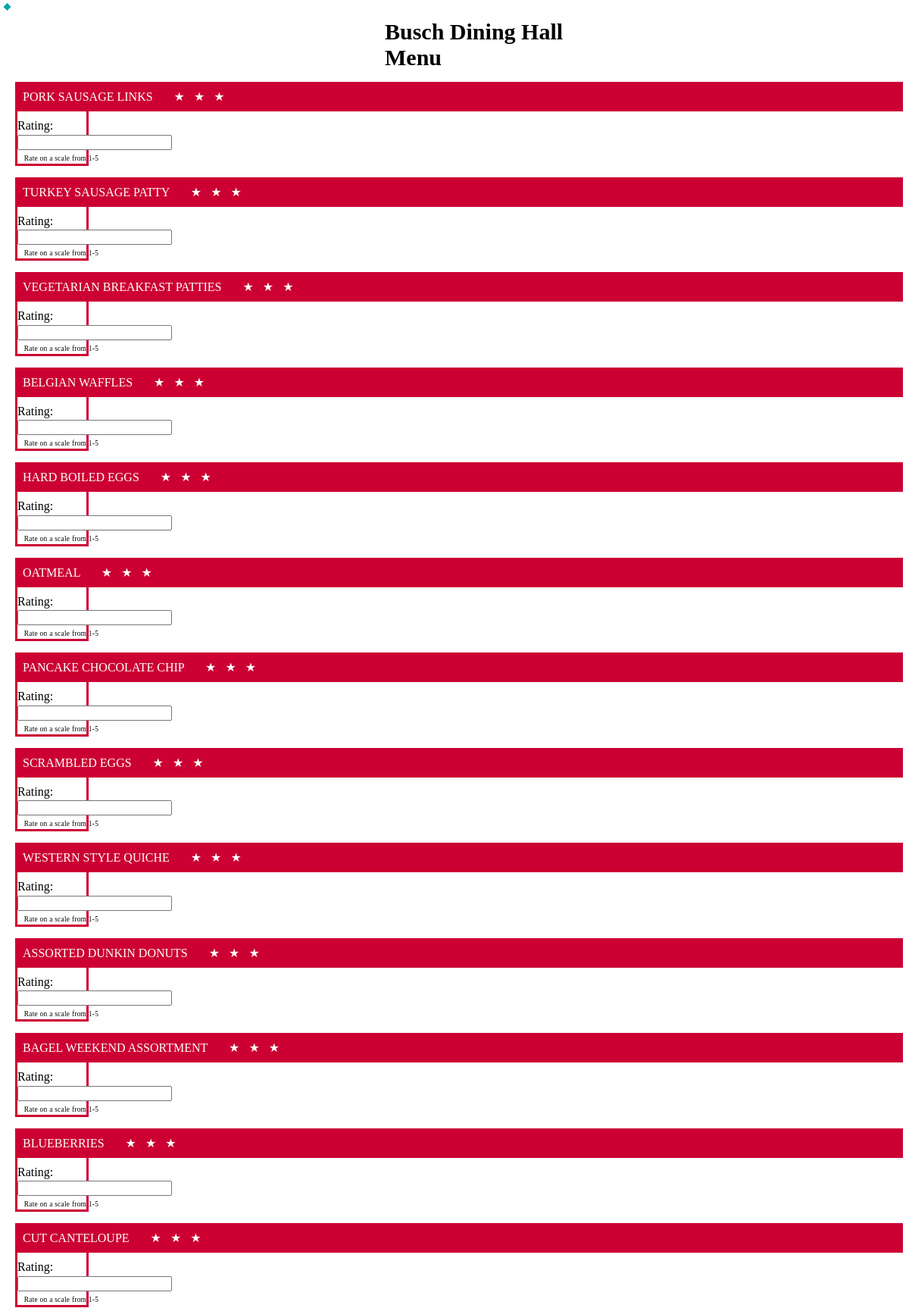
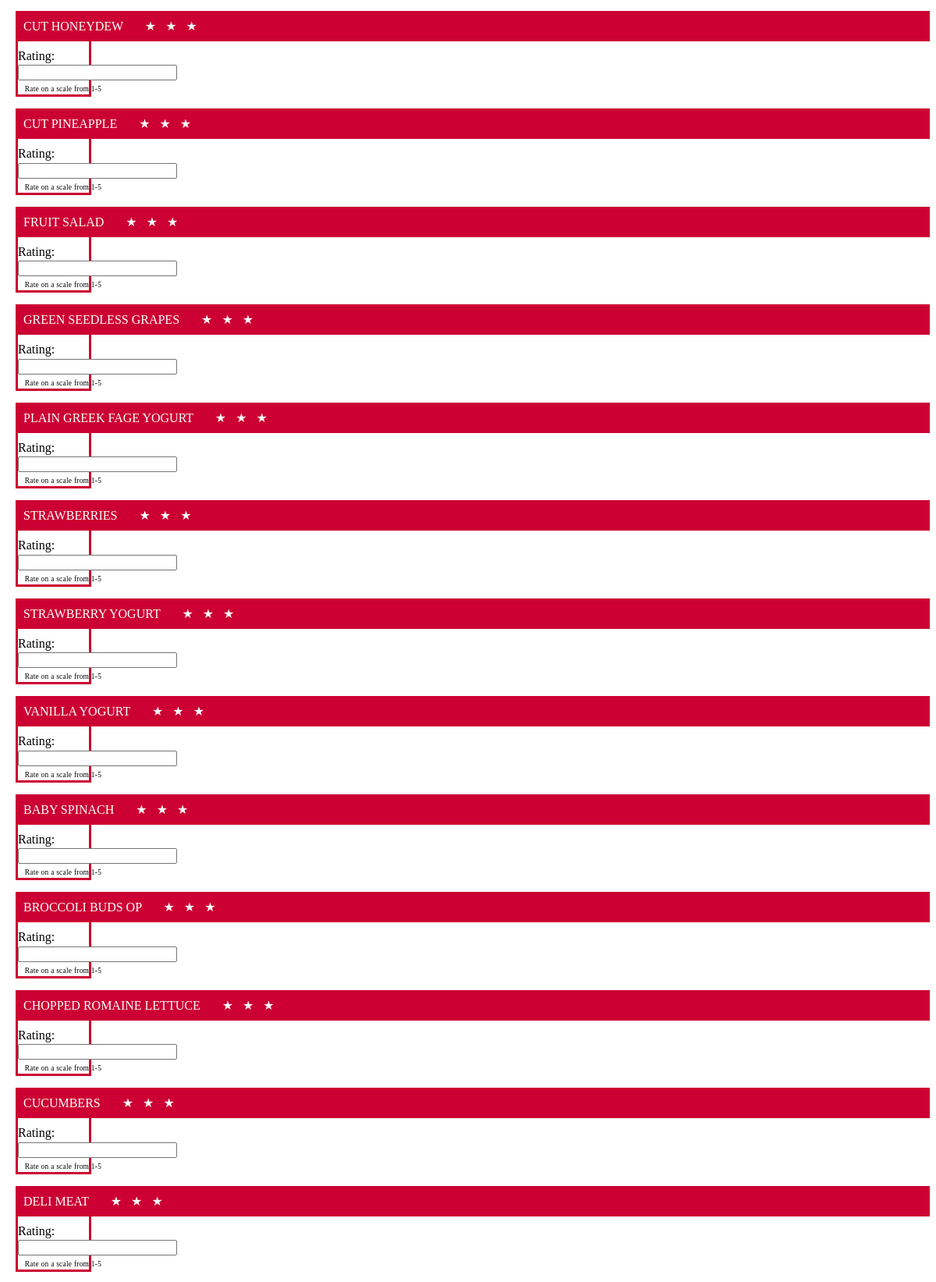
Screenshot of /busch/ (upper part) with the database file from the repository (2 pictures, top to bottom).
### tables this page shows
CREATE TABLE menu_items (
            id INTEGER PRIMARY KEY AUTOINCREMENT,
            name TEXT NOT NULL,
            rating REAL NOT NULL
        );

### flask_app/app.py (the view)
@app.route('/busch/')
def busch():
    return render_template('busch.html', results=db_to_array(busch_conn))

### flask_app/app.py (called while the page is built)
def db_to_array(conn):
    items = []
    cur = conn.cursor()
    cur.execute("SELECT name, rating FROM menu_items")
    rows = cur.fetchall()
    for i in range(len(rows)):
        items.append([rows[i][0], rows[i][1]])
        items[i][1] = int(items[i][1])
    return items

### flask_app/templates/busch.html (shortened to what this page needs)
<!DOCTYPE html>
<html lang="en">
<head>
    <link rel="stylesheet" href="../static/busch.css" />
</head>
<body>
    <h2 id="title">Busch Dining Hall Menu</h2>
	{% for result in results %}
        <ul class = "check-list">
            <li>{{ result[0] }}
            {% for b in range(result[1]) %}
            &nbsp ★
            {% endfor %}
            </li>
            <div class="container">
                <div>
                    <form action="/busch-apply-rating" method="POST">
                        <div class="omrs-input-group">
                            <label class="omrs-input-underlined">
                              Rating: <input name = "rating">
                            <span class="omrs-input-helper">Rate on a scale from 1-5</span>
                            <svg xmlns="http://www.w3.org/2000/svg" background-color= "gray" width="24" height="24" viewBox="0 0 24 24"></svg>
                            </label>
                    </form>
                </div>
            </div>
        </ul>
    {% endfor %}
</body>
</html>

### flask_app/static/busch.css (style rules this page uses)
#title { float: center; font-size: 3rem; margin: 25px 400px 0px 500px; }
.check-list { margin: 0; padding-left: 1.2rem; }
.check-list li { list-style-type: none; margin-top: 1.5rem; padding: 1rem; margin-bottom: 0rem; background-color: #c03; color: white; }
* { font-family: serif; }
div.container { display: flex; align-items: flex-start; justify-content: space-around; padding-top: 10px; margin-right: 1075px; border: 3.5px solid #cc0033; border-top: 0px; }
div.omrs-input-group { margin-bottom: 0rem; position: relative; width: 20.4375rem; }
.omrs-input-underlined > input, .omrs-input-filled > input { width: 100%; height: 2rem; font-size: 1.0625rem; padding-left: 0.875rem; line-height: 100.6%; padding-bottom: 0.5rem; }
.omrs-input-underlined > svg, .omrs-input-filled > svg { position: absolute; top: 0.9375rem; right: 0.875rem; fill: var(--omrs-color-ink-medium-contrast); }
.omrs-input-underlined > .omrs-input-helper, .omrs-input-filled > .omrs-input-helper { font-size: 0.9375rem; color: var(--omrs-color-ink-medium-contrast); letter-spacing: 0.0275rem; margin: 0.125rem 0.875rem; }
.check-list li:before { content: ''; display: flex; position: absolute; left: 5px; fill: #fff; top: 3px; width: 5px; height: 5px; border-style: solid; border-color: #00a8a8; transform-origin: bottom left; rotate: 45deg; }
*, *:before, *:after { box-sizing: border-box; }
html { -webkit-font-smoothing: antialiased; font-family: "Helvetica Neue", sans-serif; font-size: 62.5%; }
body { font-size: 1.6rem; background-color: white; color: black; }
html, body, section { height: 100%; }
div { margin: auto; }

### rows the page displays
menu_items: name "PORK SAUSAGE LINKS"
menu_items: name "TURKEY SAUSAGE PATTY"
menu_items: name "VEGETARIAN BREAKFAST PATTIES"
menu_items: name "BELGIAN WAFFLES"
menu_items: name "HARD BOILED EGGS"
menu_items: name "OATMEAL"
menu_items: name "PANCAKE CHOCOLATE CHIP"
menu_items: name "SCRAMBLED EGGS"
menu_items: name "WESTERN STYLE QUICHE"
menu_items: name "ASSORTED DUNKIN DONUTS"
menu_items: name "BAGEL WEEKEND ASSORTMENT"
menu_items: name "BLUEBERRIES"
menu_items: name "CUT CANTELOUPE"
menu_items: name "CUT HONEYDEW"
menu_items: name "CUT PINEAPPLE"
menu_items: name "FRUIT SALAD"
menu_items: name "GREEN SEEDLESS GRAPES"
menu_items: name "PLAIN GREEK FAGE YOGURT"
menu_items: name "STRAWBERRIES"
menu_items: name "STRAWBERRY YOGURT"
menu_items: name "VANILLA YOGURT"
menu_items: name "BABY SPINACH"
menu_items: name "BROCCOLI BUDS OP"
menu_items: name "CHOPPED ROMAINE LETTUCE"
menu_items: name "CUCUMBERS"
menu_items: name "DELI MEAT"
